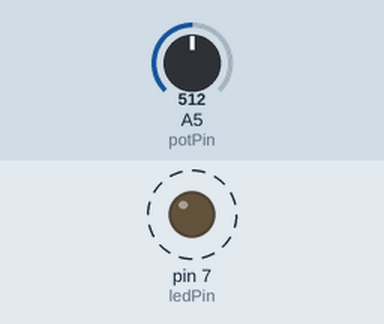
This sketch was run on a simulated Arduino Uno, built with avr-gcc and run on an emulated ATmega328P. Shown: output pins drawn as LEDs (lit = HIGH). Dashed ring = blinking. The inputs (shaded band) are chosen by the test bench; at power-on: A5 (potPin) = 512.

Above: at 1.8 s.
1.9 s: A5 (potPin) set to 0
At 3.0 s:
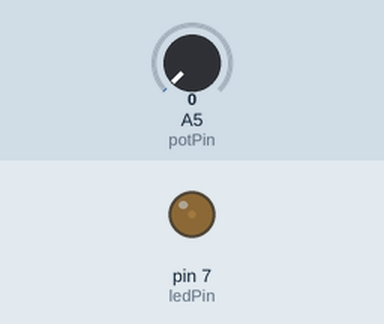
3.6 s: A5 (potPin) set to 122
At 3.9 s:
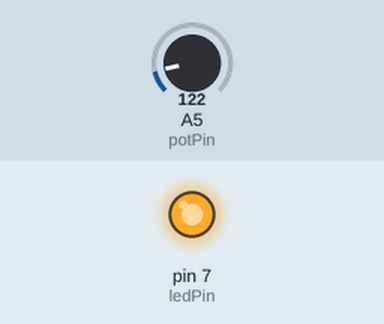
Timing chart, 0 to 13.1 s (numbered marks = the images above; inputs shaded):
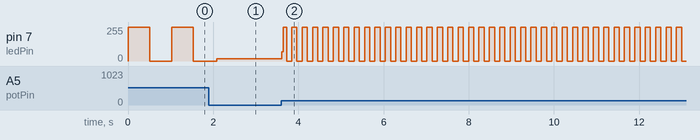

The sketch:

Bol_Pot.ino
```cpp
// Using a pot meter to adjust the blinking frequency of a led
// Board layout:
// Digital Pin 7 -> 220 Ohm resistor -> Led+ (long side) -> Led- -> GND
// Analog Pin 5 -> Middle pin of pot meter
// GND -> Left pin of pot meter (as seen with the button pointing towards you)
// 5V -> Right pin of pot meter (as seen with the button pointing towards you)
int ledPin = 7;
int potPin = 5;

void setup() {
  pinMode(ledPin, OUTPUT);
}

void loop() {
  // Here val is declared inside the scope ( defined by {, and }) of loop.
  // So the value is forgotten the next time loop is executed. If you want something
  // to be remembered you have to put it outside of this scope (like the ledPin variable)
  int val = analogRead(potPin); // [0..1023]
  digitalWrite(ledPin, HIGH);
  delay(val);
  digitalWrite(ledPin, LOW);
  delay(val);
}

// Exercises: see Bol_Pot_If
```

Measured:
- after the input at 3.6 s, pin 7 (ledPin): 16/255 → 68/255 at once, then moves between 0/255 and 255/255, repeating every 0.24 s
- by itself, pin 7 (ledPin): alternates 255/255 for 0.51 s and 0/255 for 0.51 s
